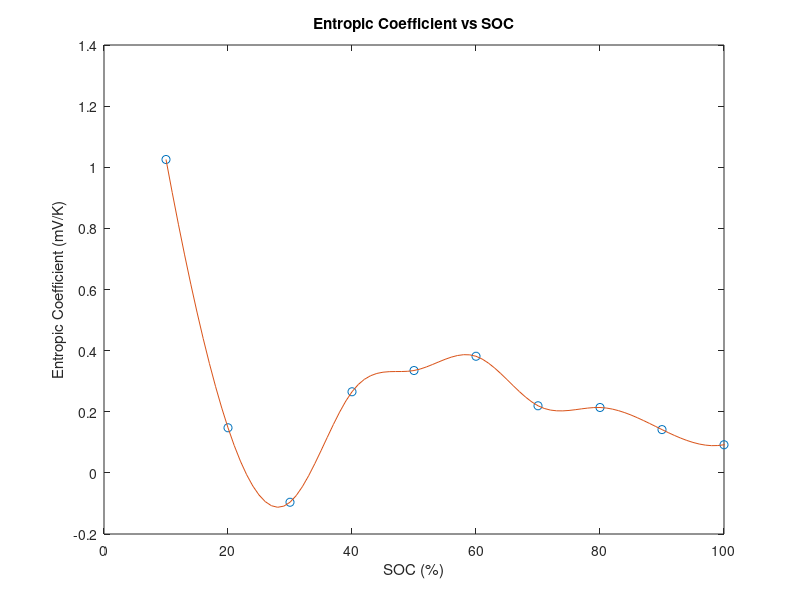

Reproduce this figure in MATLAB. (Note: this script raises an error after producing the figure.)
%entropic heat coefficients
% 313K = 40 C, 303K = 30 C, 298K = 25 C
%see spreadsheet "FE12_P42A_EntropicCoefficient_notavgOCV for full data for code below 

coefficients = [1.025390625, 0.147601536, -0.096130371, 0.265421186, 0.334903172,0.381578718, 0.219563075, 0.213922773, 0.14163426, 0.092015948];
% mV/K

figure
x = linspace(10,100,10);
xfit = linspace(10,101,92); 0, 101, 100
pp = spline(x,coefficients);
interpolated = fnval(pp,xfit);
plot(x,coefficients,'o',xfit,interpolated);
xlim([0,100]);
ylabel('Entropic Coefficient (mV/K)');
xlabel('SOC (%)');
title('Entropic Coefficient vs SOC');

coeffdata = [];
for i = 1:91
    coeffdata(i+9,1) = round(xfit(1,i),0);
    coeffdata(i+9,2) = interpolated(1,i);
end

fulldata = xlsread("FE11 Endurance Full Data V2.xlsx");
revheat = zeros(length(fulldata), 1);
soc_temporary = fulldata(:,7);

new_current = zeros(length(fulldata), 1);
new_temp = zeros(length(fulldata), 1);
current_temporary = fulldata(:,3);
temp_temporary = fulldata(:,4);

for i = 1:2:length(current_temporary)
    if i < 9238
        new_current(i,1) = current_temporary(i) + current_temporary(i+1);
    end
end

for i = 1:length(fulldata)
    value = soc_temporary(i);
    value = int64(value);
    if value == 0
        continue;
    end
    if value > 100
        continue;
    end
    if value == coeffdata(value,1) 
%Updated upstream
        revheat_pack(i,1) = new_current(i,1) * (fulldata(i,4)+273.15) * (coeffdata(value,2)/1000);
        revheat_cell(i,1) = new_current(i,1)/4 * (fulldata(i,4)+273.15) * (coeffdata(value,2)/1000); %current*temp*dOCV/dT, 
        % current divided by 4 to get the reversible heat of one cell

        revheat_pack(i,1) = new_current(i,1) * fulldata(i,4) * (coeffdata(value,2)/1000);
        revheat_cell(i,1) = new_current(i,1)/4 * (new_temp(i,1)+273.15) * (coeffdata(value,2)/1000); %current*temp*dOCV/dT, 
        % current divided by 4 to get the reversible heat of one cell
    end
end

revheat_time = [];
for i = 1:length(revheat_cell)
    revheat_time(i,1) = fulldata(i,1);
    revheat_time(i,2) = revheat_cell(i,1);
end




